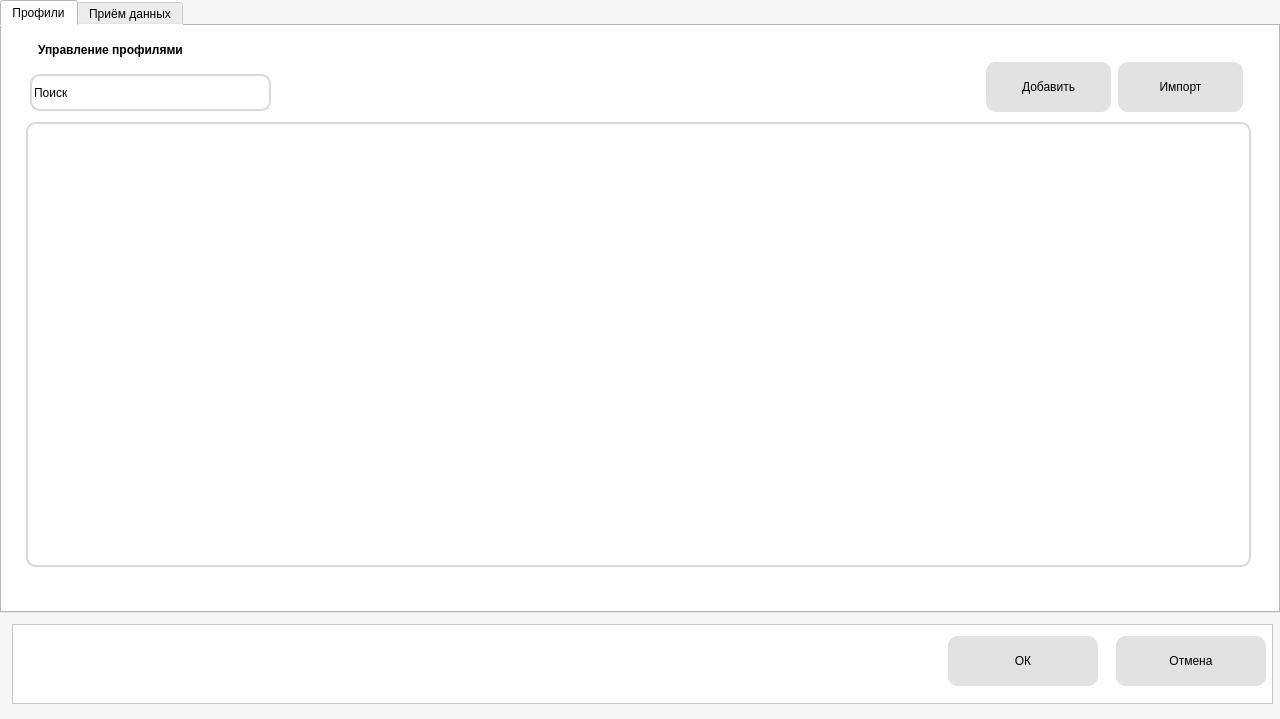
<?xml version="1.0" encoding="UTF-8"?>
<ui version="4.0">
 <class>Settings</class>
 <widget class="QMainWindow" name="Settings">
  <property name="geometry">
   <rect>
    <x>0</x>
    <y>0</y>
    <width>1280</width>
    <height>719</height>
   </rect>
  </property>
  <property name="windowTitle">
   <string>Настройки</string>
  </property>
  <property name="styleSheet">
   <string notr="true">font: 14pt &quot;intel&quot;;
background-color: #F6F6F6;</string>
  </property>
  <widget class="QWidget" name="centralwidget">
   <property name="styleSheet">
    <string notr="true">background-color: rgb(246, 246, 246);

QPushButton {
	background-color: #E2E2E2;
    border-radius: 10px;
    border: none;
}

QPushButton:hover {
    background-color: #D9D9D9;
}</string>
   </property>
   <widget class="QTabWidget" name="tabWidget">
    <property name="geometry">
     <rect>
      <x>0</x>
      <y>0</y>
      <width>1280</width>
      <height>613</height>
     </rect>
    </property>
    <property name="styleSheet">
     <string notr="true">font: 10pt &quot;Calibri&quot;;
color: rgb(0, 0, 0);
background-color: #FFFFFF;</string>
    </property>
    <property name="currentIndex">
     <number>0</number>
    </property>
    <widget class="QWidget" name="settings_profiles">
     <property name="styleSheet">
      <string notr="true"/>
     </property>
     <attribute name="title">
      <string>Профили</string>
     </attribute>
     <widget class="QFrame" name="frame_profiles_control">
      <property name="geometry">
       <rect>
        <x>12</x>
        <y>12</y>
        <width>1249</width>
        <height>541</height>
       </rect>
      </property>
      <property name="styleSheet">
       <string notr="true">QFrame{
	background-color:#FFFFFF;
	border-radius: 10px;
}

QPushButton {
	background-color: #E2E2E2;
    border-radius: 10px;
    border: none;
}

QPushButton:hover {
    background-color: #D9D9D9;
}</string>
      </property>
      <property name="frameShape">
       <enum>QFrame::StyledPanel</enum>
      </property>
      <property name="frameShadow">
       <enum>QFrame::Raised</enum>
      </property>
      <widget class="QPushButton" name="add_profile_button">
       <property name="geometry">
        <rect>
         <x>972</x>
         <y>24</y>
         <width>125</width>
         <height>50</height>
        </rect>
       </property>
       <property name="styleSheet">
        <string notr="true">color: rgb(0, 0, 0);
</string>
       </property>
       <property name="text">
        <string>Добавить</string>
       </property>
       <property name="icon">
        <iconset resource="res-rc.qrc">
         <normaloff>:/icons/icons/add.svg</normaloff>:/icons/icons/add.svg</iconset>
       </property>
       <property name="iconSize">
        <size>
         <width>30</width>
         <height>30</height>
        </size>
       </property>
      </widget>
      <widget class="QPushButton" name="import_profiles_button">
       <property name="geometry">
        <rect>
         <x>1104</x>
         <y>24</y>
         <width>125</width>
         <height>50</height>
        </rect>
       </property>
       <property name="styleSheet">
        <string notr="true">color: rgb(0, 0, 0);</string>
       </property>
       <property name="text">
        <string>Импорт</string>
       </property>
       <property name="icon">
        <iconset resource="res-rc.qrc">
         <normaloff>:/icons/icons/download.svg</normaloff>:/icons/icons/download.svg</iconset>
       </property>
       <property name="iconSize">
        <size>
         <width>30</width>
         <height>30</height>
        </size>
       </property>
      </widget>
      <widget class="QListView" name="listView_profiles">
       <property name="geometry">
        <rect>
         <x>12</x>
         <y>84</y>
         <width>1225</width>
         <height>445</height>
        </rect>
       </property>
       <property name="styleSheet">
        <string notr="true">background-color: #FFFFFF;
border: solid #D9D9D9;
border-width: 2px;
border-radius: 10px;
color: rgb(0, 0, 0);
font: 12pt &quot;Calibri&quot;;</string>
       </property>
       <property name="editTriggers">
        <set>QAbstractItemView::DoubleClicked</set>
       </property>
       <property name="dragDropOverwriteMode">
        <bool>false</bool>
       </property>
       <property name="dragDropMode">
        <enum>QAbstractItemView::NoDragDrop</enum>
       </property>
       <property name="defaultDropAction">
        <enum>Qt::CopyAction</enum>
       </property>
       <property name="selectionMode">
        <enum>QAbstractItemView::NoSelection</enum>
       </property>
       <property name="selectionBehavior">
        <enum>QAbstractItemView::SelectItems</enum>
       </property>
      </widget>
      <widget class="QLabel" name="label_profile_control">
       <property name="geometry">
        <rect>
         <x>24</x>
         <y>0</y>
         <width>169</width>
         <height>25</height>
        </rect>
       </property>
       <property name="styleSheet">
        <string notr="true">font: 9pt &quot;Calibri&quot;;
color: rgb(0, 0, 0);</string>
       </property>
       <property name="text">
        <string>&lt;html&gt;&lt;head/&gt;&lt;body&gt;&lt;p&gt;&lt;span style=&quot; font-weight:600;&quot;&gt;Управление профилями&lt;/span&gt;&lt;/p&gt;&lt;/body&gt;&lt;/html&gt;</string>
       </property>
      </widget>
      <widget class="QLineEdit" name="lineEdit_search">
       <property name="geometry">
        <rect>
         <x>16</x>
         <y>36</y>
         <width>241</width>
         <height>37</height>
        </rect>
       </property>
       <property name="styleSheet">
        <string notr="true">background-color: #FFFFFF;
border: solid #D9D9D9;
border-width: 2px;
border-radius: 10px;</string>
       </property>
       <property name="inputMask">
        <string>Поиск</string>
       </property>
      </widget>
     </widget>
    </widget>
    <widget class="QWidget" name="settings_ports">
     <attribute name="title">
      <string>Приём данных</string>
     </attribute>
     <widget class="QFrame" name="frame_ports">
      <property name="geometry">
       <rect>
        <x>12</x>
        <y>24</y>
        <width>1237</width>
        <height>205</height>
       </rect>
      </property>
      <property name="styleSheet">
       <string notr="true">QFrame#frame_ports{
	background-color: #FFFFFF;
	border: solid #D9D9D9;
	border-width: 2px;
	border-radius: 10px;
}

QLabel{
	
	background-color: rgb(236, 236, 236);
}

QPushButton {
	background-color: #E2E2E2;
    border-radius: 10px;
    border: none;
}

QPushButton:hover {
    background-color: #D9D9D9;
}</string>
      </property>
      <property name="frameShape">
       <enum>QFrame::StyledPanel</enum>
      </property>
      <property name="frameShadow">
       <enum>QFrame::Raised</enum>
      </property>
      <widget class="QLabel" name="label_data_accept">
       <property name="geometry">
        <rect>
         <x>24</x>
         <y>12</y>
         <width>157</width>
         <height>37</height>
        </rect>
       </property>
       <property name="styleSheet">
        <string notr="true">color: rgb(0, 0, 0);
background-color: rgb(255, 255, 255);</string>
       </property>
       <property name="text">
        <string>Приём данных</string>
       </property>
      </widget>
      <widget class="QLabel" name="label_port">
       <property name="geometry">
        <rect>
         <x>24</x>
         <y>72</y>
         <width>61</width>
         <height>37</height>
        </rect>
       </property>
       <property name="styleSheet">
        <string notr="true">color: rgb(0, 0, 0);
background-color: rgb(255, 255, 255);</string>
       </property>
       <property name="text">
        <string>Порт: </string>
       </property>
      </widget>
      <widget class="QComboBox" name="comboBox_ports">
       <property name="geometry">
        <rect>
         <x>168</x>
         <y>69</y>
         <width>265</width>
         <height>37</height>
        </rect>
       </property>
       <property name="styleSheet">
        <string notr="true">background-color: #E2E2E2;
background-color: #FFFFFF;
border: solid #D9D9D9;
border-width: 2px;
border-radius: 10px;</string>
       </property>
      </widget>
      <widget class="QPushButton" name="update_COM_ports">
       <property name="geometry">
        <rect>
         <x>24</x>
         <y>132</y>
         <width>170</width>
         <height>50</height>
        </rect>
       </property>
       <property name="styleSheet">
        <string notr="true">color: rgb(0, 0, 0);</string>
       </property>
       <property name="text">
        <string>Обновить порты</string>
       </property>
       <property name="icon">
        <iconset resource="res-rc.qrc">
         <normaloff>:/icons/icons/reset.svg</normaloff>:/icons/icons/reset.svg</iconset>
       </property>
       <property name="iconSize">
        <size>
         <width>30</width>
         <height>30</height>
        </size>
       </property>
      </widget>
     </widget>
    </widget>
   </widget>
   <widget class="QFrame" name="frame_ok_canc">
    <property name="geometry">
     <rect>
      <x>12</x>
      <y>624</y>
      <width>1261</width>
      <height>80</height>
     </rect>
    </property>
    <property name="styleSheet">
     <string notr="true">QFrame#frame_ok_canc{
	background-color:#FFFFFF;
}

QPushButton {
	background-color: #E2E2E2;
    border-radius: 10px;
    border: none;
}

QPushButton:hover {
    background-color: #D9D9D9;
}</string>
    </property>
    <property name="frameShape">
     <enum>QFrame::StyledPanel</enum>
    </property>
    <property name="frameShadow">
     <enum>QFrame::Raised</enum>
    </property>
    <widget class="QPushButton" name="ok_button">
     <property name="geometry">
      <rect>
       <x>936</x>
       <y>12</y>
       <width>150</width>
       <height>50</height>
      </rect>
     </property>
     <property name="styleSheet">
      <string notr="true">color: rgb(0, 0, 0);</string>
     </property>
     <property name="text">
      <string>ОК</string>
     </property>
    </widget>
    <widget class="QPushButton" name="cancel_button">
     <property name="geometry">
      <rect>
       <x>1104</x>
       <y>12</y>
       <width>150</width>
       <height>50</height>
      </rect>
     </property>
     <property name="styleSheet">
      <string notr="true">color: rgb(0, 0, 0);</string>
     </property>
     <property name="text">
      <string>Отмена</string>
     </property>
    </widget>
   </widget>
  </widget>
 </widget>
 <resources>
  <include location="res-rc.qrc"/>
 </resources>
 <connections/>
</ui>
